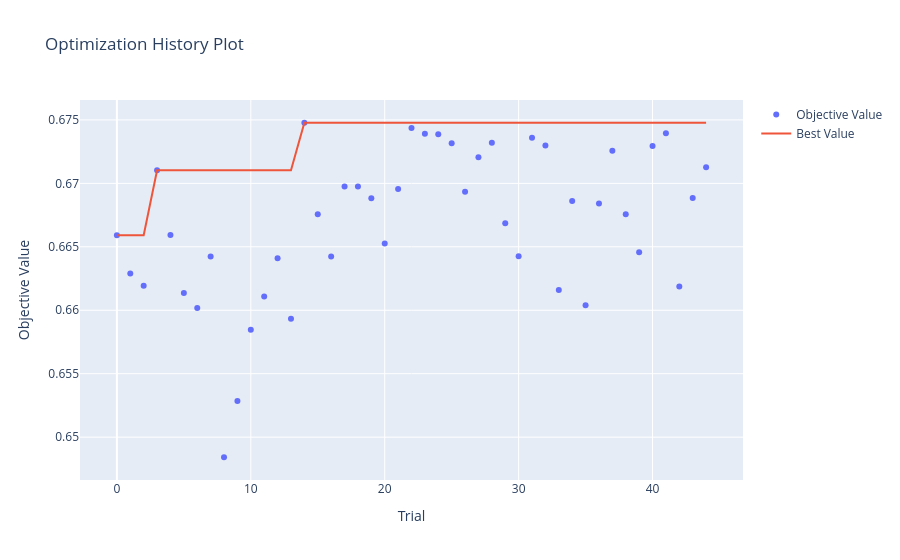

Notebook cell for this chart:
### Markdown cell above
Now let's visualize the performance of each hyper-parameter combination

### Code cell
# Plot optimization history
vis.plot_optimization_history(study)

### Figure 1 — Plotly figure (JSON) as saved in the notebook; plotly's stock layout.template omitted (floating-point values rounded to 4 significant figures)
{"data": [{"mode": "markers", "name": "Objective Value", "type": "scatter", "x": [0, 1, 2, 3, 4, 5, 6, 7, 8, 9, 10, 11, 12, 13, 14, 15, 16, 17, 18, 19, 20, 21, 22, 23, 24, 25, 26, 27, 28, 29, 30, 31, 32, 33, 34, 35, 36, 37, 38, 39, 40, 41, 42, 43, 44], "y": [0.6659, 0.6629, 0.6619, 0.671, 0.6659, 0.6614, 0.6602, 0.6642, 0.6484, 0.6529, 0.6585, 0.6611, 0.6641, 0.6593, 0.6748, 0.6676, 0.6642, 0.6697, 0.6698, 0.6688, 0.6653, 0.6696, 0.6744, 0.6739, 0.6739, 0.6732, 0.6693, 0.6721, 0.6732, 0.6668, 0.6643, 0.6736, 0.673, 0.6616, 0.6686, 0.6604, 0.6684, 0.6726, 0.6676, 0.6646, 0.673, 0.6739, 0.6619, 0.6688, 0.6713]}, {"mode": "lines", "name": "Best Value", "type": "scatter", "x": [0, 1, 2, 3, 4, 5, 6, 7, 8, 9, 10, 11, 12, 13, 14, 15, 16, 17, 18, 19, 20, 21, 22, 23, 24, 25, 26, 27, 28, 29, 30, 31, 32, 33, 34, 35, 36, 37, 38, 39, 40, 41, 42, 43, 44], "y": [0.6659, 0.6659, 0.6659, 0.671, 0.671, 0.671, 0.671, 0.671, 0.671, 0.671, 0.671, 0.671, 0.671, 0.671, 0.6748, 0.6748, 0.6748, 0.6748, 0.6748, 0.6748, 0.6748, 0.6748, 0.6748, 0.6748, 0.6748, 0.6748, 0.6748, 0.6748, 0.6748, 0.6748, 0.6748, 0.6748, 0.6748, 0.6748, 0.6748, 0.6748, 0.6748, 0.6748, 0.6748, 0.6748, 0.6748, 0.6748, 0.6748, 0.6748, 0.6748]}, {"marker": {"color": "#cccccc"}, "mode": "markers", "name": "Infeasible Trial", "showlegend": false, "type": "scatter", "x": [], "y": []}], "layout": {"title": {"text": "Optimization History Plot"}, "xaxis": {"title": {"text": "Trial"}}, "yaxis": {"title": {"text": "Objective Value"}}}}
